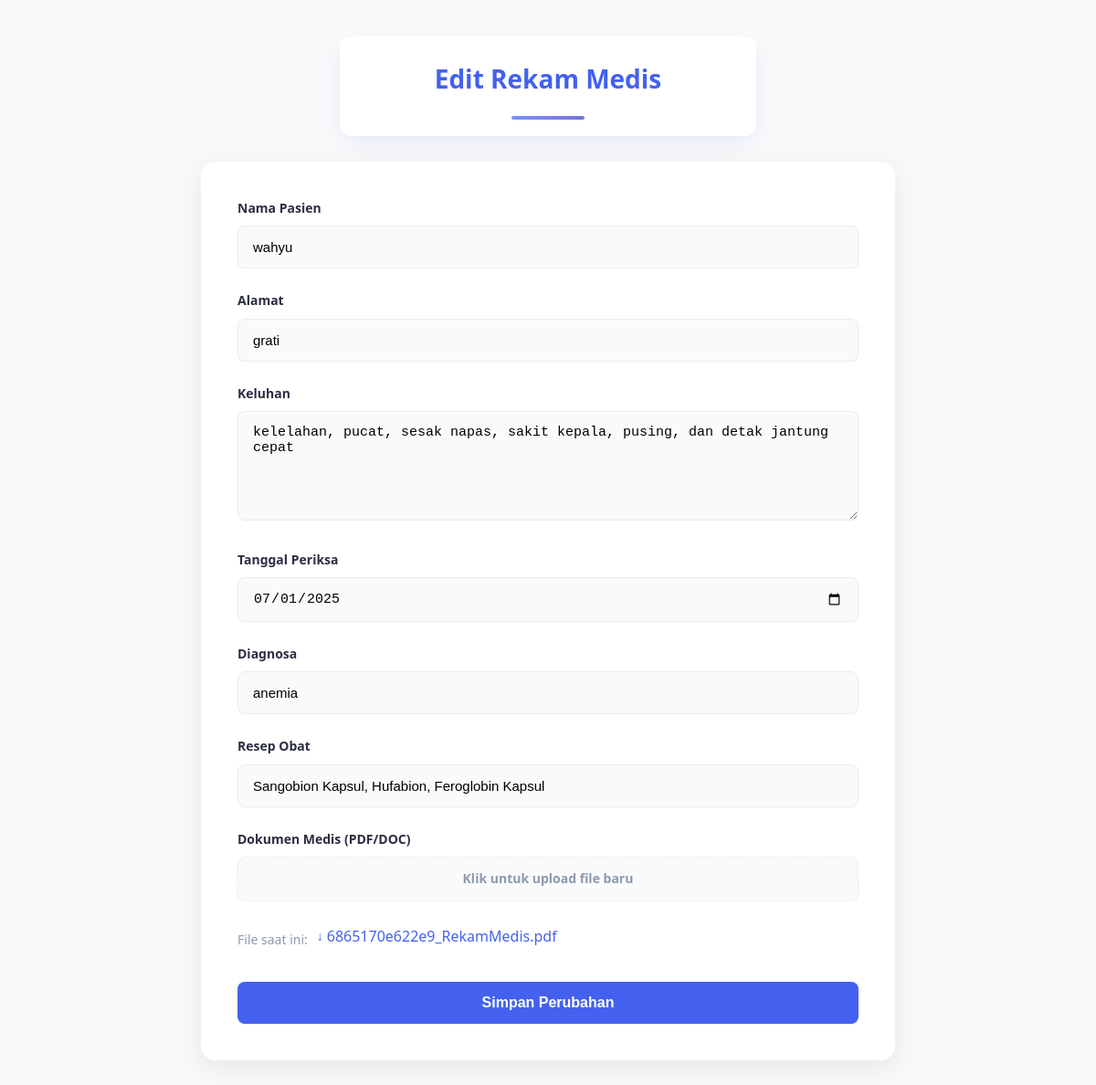
The page /pages/edit.php?id=1 on the database its author committed.
### tables this page shows
CREATE TABLE `rekam_medis` (
  `id` int(11) NOT NULL,
  `nama` varchar(100) NOT NULL,
  `alamat` varchar(255) NOT NULL,
  `keluhan` text DEFAULT NULL,
  `tanggal_periksa` date NOT NULL,
  `diagnosa` text DEFAULT NULL,
  `resep_obat` varchar(200) DEFAULT NULL,
  `file_upload` varchar(255) DEFAULT NULL
);

### pages/edit.php (the view, shortened to what this page needs)
<?php
include('config/koneksi.php');
$id = $_GET['id'];
$result = mysqli_query($koneksi, "SELECT * FROM rekam_medis WHERE id='$id'");
$row = mysqli_fetch_assoc($result);
?>
<!DOCTYPE html>
<html>
<head>
</head>
<body>
  <div class="container">
    <h1 class="center-shadow">Edit Rekam Medis</h1>
    <div class="form-card">
      <form action="" method="post" enctype="multipart/form-data">
        <div class="form-group">
          <label>Nama Pasien</label>
          <input type="text" name="nama" required value="<?= htmlspecialchars($row['nama']); ?>">
        </div>
        <div class="form-group">
          <label>Alamat</label>
          <input type="text" name="alamat" required value="<?= htmlspecialchars($row['alamat']); ?>">
        </div>
        <div class="form-group">
          <label>Keluhan</label>
          <textarea name="keluhan" required><?= htmlspecialchars($row['keluhan']); ?></textarea>
        </div>
        <div class="form-group">
          <label>Tanggal Periksa</label>
          <input type="date" name="tanggal_periksa" value="<?= htmlspecialchars($row['tanggal_periksa']); ?>" required>
        </div>
        <div class="form-group">
          <label>Diagnosa</label>
          <input type="text" name="diagnosa" required value="<?= htmlspecialchars($row['diagnosa']); ?>">
        </div>
        <div class="form-group">
          <label>Resep Obat</label>
          <input type="text" name="resep_obat" required value="<?= htmlspecialchars($row['resep_obat']); ?>">
        </div>
        <div class="form-group">
          <label>Dokumen Medis (PDF/DOC)</label>
          <div class="custom-file-input">
            <label class="file-input-label">
              Klik untuk upload file baru
            </label>
          </div>
          <?php if (!empty($row['file_upload'])): ?>
            <div class="file-upload-container">
              <span class="file-name">File saat ini:</span>
              <a href="uploads/<?= htmlspecialchars($row['file_upload']); ?>" target="_blank"><?= htmlspecialchars($row['file_upload']); ?></a>
            </div>
          <?php endif; ?>
        </div>
        <button type="submit" name="submit" value="simpan">Simpan Perubahan</button>
      </form>
    </div>
  </div>
</body>
</html>

### pages/edit.php (style rules this page uses)
:root { --primary: #4361ee; --primary-dark: #3f37c9; --secondary: #3a86ff; --danger: #f72585; --danger-dark: #c9184a; --success: #4cc9f0; --success-dark: #4895ef; --text: #2b2d42; --text-light: #8d99ae; --bg: #f8f9fa; --card-bg: #ffffff; --border: #e9ecef; }
* { margin: 0; padding: 0; box-sizing: border-box; }
body { font-family: 'Poppins', 'Segoe UI', Roboto, sans-serif; background-color: var(--bg); color: var(--text); line-height: 1.6; padding: 0; margin: 0; }
.container { max-width: 800px; margin: 40px auto; padding: 0 20px; }
.form-card { background: var(--card-bg); border-radius: 16px; box-shadow: 0 8px 30px rgba(0, 0, 0, 0.08); padding: 40px; margin-top: 20px; }
h1 { color: var(--primary); font-size: 28px; font-weight: 700; margin-bottom: 10px; text-align: center; }
.form-group { margin-bottom: 24px; }
label { display: block; margin-bottom: 8px; font-weight: 600; color: var(--text); font-size: 14px; }
input[type="text"], input[type="date"], input[type="file"], textarea { width: 100%; padding: 14px 16px; border: 1px solid var(--border); border-radius: 8px; font-size: 15px; transition: all 0.3s ease; background-color: #f8fafc; }
textarea { min-height: 120px; resize: vertical; }
.file-upload-container { margin-top: 8px; display: flex; align-items: center; }
.file-upload-container a { color: var(--primary); text-decoration: none; font-weight: 500; margin-left: 10px; display: flex; align-items: center; }
.file-upload-container a::before { content: "↓"; margin-right: 4px; font-size: 14px; }
button[type="submit"] { background: var(--primary); color: white; border: none; padding: 14px 24px; border-radius: 8px; font-size: 16px; font-weight: 600; cursor: pointer; width: 100%; transition: all 0.3s ease; margin-top: 10px; }
.custom-file-input { position: relative; overflow: hidden; display: inline-block; width: 100%; }
.file-input-label { display: block; padding: 12px 16px; background: #f8fafc; border: 1px dashed var(--border); border-radius: 8px; text-align: center; color: var(--text-light); cursor: pointer; transition: all 0.3s ease; }
.file-name { margin-top: 8px; font-size: 14px; color: var(--text-light); }
.center-shadow { text-align: center; margin: 0 auto 28px auto; box-shadow: 0 8px 24px -8px rgba(67, 97, 238, 0.18); background: #fff; border-radius: 12px; padding: 24px 0 18px 0; position: relative; width: 60%; }
.center-shadow::after { content: ""; display: block; margin: 18px auto 0 auto; width: 80px; height: 4px; border-radius: 2px; background: linear-gradient(90deg, var(--primary), var(--primary-dark)); opacity: 0.7; }

### rows shown on the page
rekam_medis: nama "wahyu", alamat "grati", keluhan "kelelahan, pucat, sesak napas, sakit kepala, pusing, dan detak jantung cepat", tanggal_periksa "07/01/2025", diagnosa "anemia", resep_obat "Sangobion Kapsul, Hufabion, Feroglobin Kapsul", file_upload "6865170e622e9_RekamMedis.pdf"
